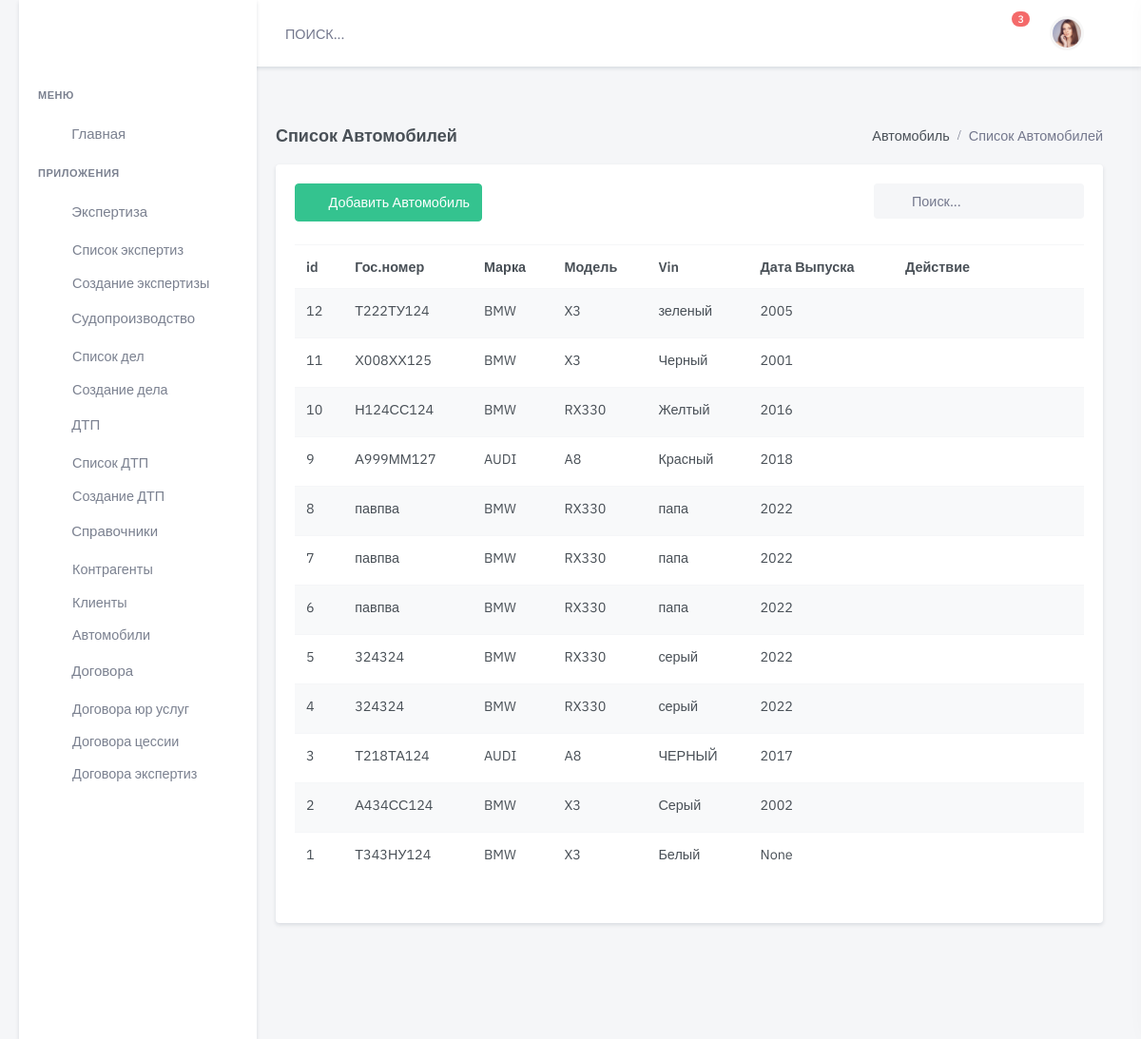
The page /auto/ on the database as committed earlier.
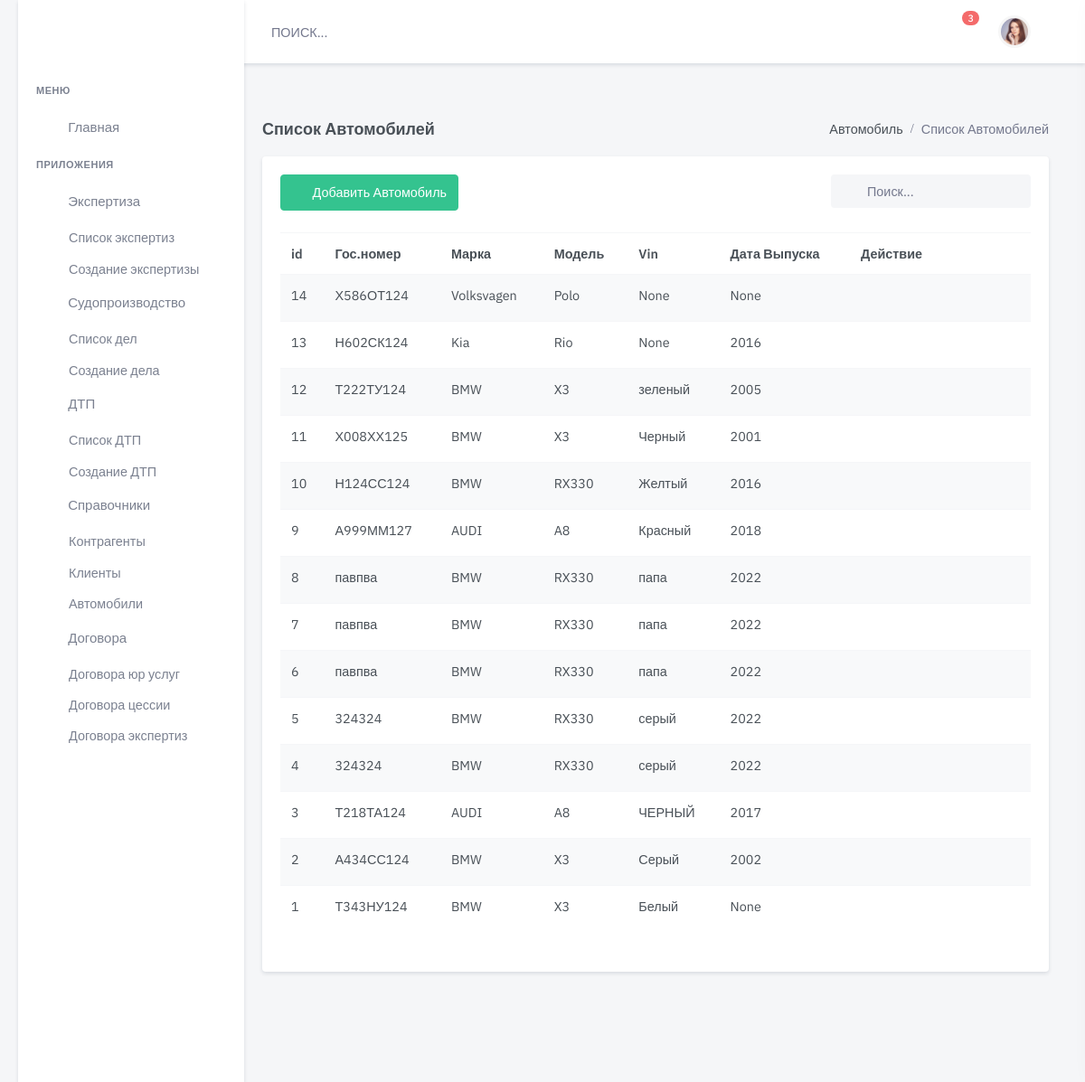
The same page on the database as committed later.
### auto/models.py (models this page shows, shortened)
class Car(models.Model):
    model = models.ForeignKey(
                                Model, blank=True,
                                on_delete=models.CASCADE,
                                related_name='model',
                                null=True,
                                verbose_name='Модель '
                            )
    marka = models.ForeignKey(
                                Brend,
                                blank=True,
                                on_delete=models.CASCADE,
                                related_name='marka',
                                null=True,
                                verbose_name='Марка '
                            )
    number = models.CharField(
                                max_length=24,
                                blank=True,
                                null=True,
                                default=None,
                                verbose_name='Гос.номер '
                            )
    color = models.CharField(
                            max_length=24,
                            blank=True,
                            null=True,
                            default=None,
                            verbose_name='Цвет'
                        )
    date_made = models.PositiveSmallIntegerField(
                                                blank=True,
                                                null=True,
                                                verbose_name='Год выпуска'
                                            )
    sts_s = models.CharField(
                            max_length=4,
                            blank=True,
                            null=True,
                            default=None,
                            verbose_name='Серия СТС'
                        )
    sts_n = models.CharField(
                                max_length=11,
                                blank=True,
                                null=True,
                                default=None,
                                verbose_name='Номер СТС'
                            )
    sts_date = models.DateField(
                                blank=True,
                                null=True,
                                default=None,
                                verbose_name='Дата выдачи СТС'
                            )
    pts_s = models.CharField(
                                max_length=4,
                                blank=True,
                                null=True,
                                default=None,
                                verbose_name='Серия ПТС'
                            )
    pts_n = models.CharField(
                                max_length=11,
                                blank=True,
                                null=True,
                                default=None,
                                verbose_name='Номер ПТС'
                            )
    pts_date = models.DateField(
                                blank=True,
                                null=True,
                                default=None,
                                verbose_name='Дата выдачи ПТС'
                            )
    vin = models.CharField(
                            max_length=24,
                            blank=True,
                            null=True,
                            default=None,
                            verbose_name='VIN номер'
                        )
    driver = models.CharField(
                                max_length=24,
                                blank=True,
                                null=True,
                                default=None,
                                verbose_name='Сделать ссылку на клиента '
                            )
    Comment = models.CharField(
                                max_length=500,
                                blank=True, null=True,
                                default=None,
                                verbose_name='Комментарий'
                            )
    is_active = models.BooleanField(default=True)
    created = models.DateTimeField(
                                    auto_now_add=True,
                                    auto_now=False
                                )
    updated = models.DateTimeField(
                                    auto_now_add=False,
                                    auto_now=True
                                )
    class Meta:
        verbose_name = "Транспортное средство  "
        verbose_name_plural = "Транспортные средства"
        ordering = ['-created']

class Brend(models.Model):
    name = models.CharField(
                            max_length=30,
                            blank=True,
                            null=True,
                            default=None,
                            verbose_name='Марка ТС '
                            )
    is_active = models.BooleanField(default=True)
    created = models.DateTimeField(auto_now_add=True, auto_now=False)
    updated = models.DateTimeField(auto_now_add=False, auto_now=True)
    def __str__(self):
        return self.name
    class Meta:
        verbose_name = "Марка ТС"
        verbose_name_plural = "Марки ТС"

class Model(models.Model):
    name = models.CharField(
                            max_length=30,
                            blank=True,
                            null=True,
                            default=None,
                            verbose_name='Модель ТС '
                        )
    brand_auto = models.ForeignKey(
                                    Brend,
                                    on_delete=models.CASCADE,
                                    verbose_name='Марка Авто',
                                    related_name='brand_model'
                                )
    is_active = models.BooleanField(default=True)
    created = models.DateTimeField(auto_now_add=True, auto_now=False)
    updated = models.DateTimeField(auto_now_add=False, auto_now=True)
    def __str__(self):
        return '{}'.format(self.name)
    class Meta:
        db_table = 'automarket_target_model'
    ordering = ['brand_auto', 'name']
    verbose_name = "Модель ТС"
    verbose_name_plural = "Модель ТС"

### auto/views.py (the view)
# urls.py: path('', auto_list, name='auto-list'),
def auto_list(request):
    auto = Car.objects.all()
    return render(request, 'dist/handbk/auto/auto-list.html', {'results': auto})

### templates/dist/handbk/auto/auto-list.html (shortened to what this page needs)
{% extends 'dist/include/base.html' %}
{% load static %}
{% block content %}
  <div class="main-content">
    <div class="page-content">
      <div class="container-fluid">
        <div class="row">
          <div class="col-12">
            <div class="page-title-box d-flex align-items-center justify-content-between">
              <h4 class="mb-0">Список Автомобилей</h4>
              <div class="page-title-right">
                <ol class="breadcrumb m-0">
                  <li class="breadcrumb-item"><a href="javascript: void(0);">Автомобиль</a></li>
                  <li class="breadcrumb-item active">Список Автомобилей</li>
                </ol>
              </div>
            </div>
          </div>
        </div>
        <div class="row">
          <div class="col-lg-12">
            <div class="card">
              <div class="card-body">
                <div class="row mb-2">
                  <div class="col-md-6">
                    <div class="mb-3">
                      <a href="{% url 'auto-new' %}" class="btn btn-success waves-effect waves-light">
                        <i class="mdi mdi-plus me-2"></i> Добавить Автомобиль</a>
                    </div>
                  </div>
                  <div class="col-md-6">
                    <div class="form-inline float-md-end mb-3">
                      <div class="search-box ms-2">
                        <div class="position-relative">
                          <form>
                            <input name="find" type="text" id="find" onclick="this.select();"
                                   class="form-control rounded bg-light border-0" placeholder="Поиск...">
                          </form>
                        </div>
                      </div>
                    </div>
                  </div>
                </div>
                <div class="table-responsive mb-4">
                  <table class="table table-striped table-nowrap mb-0">
                    <thead>
                    <tr>
                      <th scope="col">id</th>
                      <th scope="col">Гос.номер</th>
                      <th scope="col">Марка</th>
                      <th scope="col">Модель</th>
                      <th scope="col">Vin</th>
                      <th scope="col">Дата Выпуска</th>
                      <th scope="col" style="width: 200px;">Действие</th>
                    </tr>
                    </thead>
                    <tbody>
                    {% for item in results %}
                      <tr>
                        <td>
                          <a href="/auto/edit/{{ item.id }}/" class="text-body">{{ item.id }}</a>
                        </td>
                        <td>
                          <a href="/auto/edit/{{ item.id }}/" class="text-body">{{ item.number }}</a>
                        </td>
                        <td>{{ item.marka }}</td>
                        <td>{{ item.model }}</td>
                        <td>{{ item.color }}</td>
                        <td>{{ item.date_made }}</td>
                        <td>
                          <ul class="list-inline mb-0">
                            <li class="list-inline-item">
                              <a href="javascript:void(0);" class="px-2 text-danger"></a>
                            </li>
                            <li class="list-inline-item dropdown">
                              <a class="text-muted dropdown-toggle font-size-18 px-2" href="#"
                                 role="button"
                                 data-bs-toggle="dropdown" aria-haspopup="true">
                              </a>
                            </li>
                          </ul>
                        </td>
                      </tr>
                    {% endfor %}
                    </tbody>
                  </table>
                </div>
              </div>
            </div>
          </div>
        </div>
      </div>
    </div>
  </div>
{% endblock content %}

Rows that differ between the two databases and show on the page:
added Car: id "14", number "Х586ОТ124", marka "Volksvagen", model "Polo", color "None", date_made "None"
added Car: id "13", number "Н602СК124", marka "Kia", model "Rio", color "None", date_made "2016"
